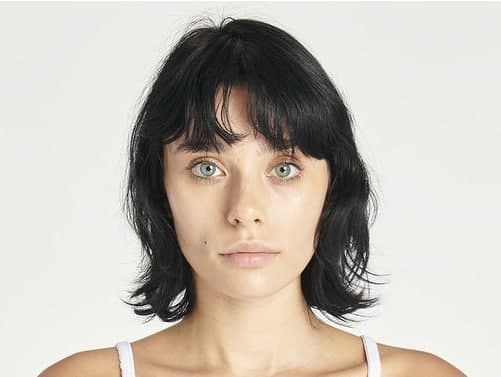
#> input picture images/girl.jpg, 501 x 377 px
$ python Face_Detector.py
#> lines starting #> are read from the running program, lines starting #| are printed output that depends on the picture; after the words box and inside, x2 and y2 are one past the last pixel; in counts of white or black regions, pixels touching at a corner belong together
import cv2
import numpy as np

# load some pre-trained data on face frontals from opencv (haar cascade algorithm)
trained_face_data = cv2.CascadeClassifier("cascade/cascade.xml")


# choose an img to detect faces in
img = cv2.imread("images/girl.jpg")
#> img is the input picture: shape (377, 501, 3); mean B, G, R 179.2, 188.6, 195.4
# [7 lines of commented-out code are left out]
grayscaled_img = cv2.cvtColor(img, cv2.COLOR_BGR2GRAY)
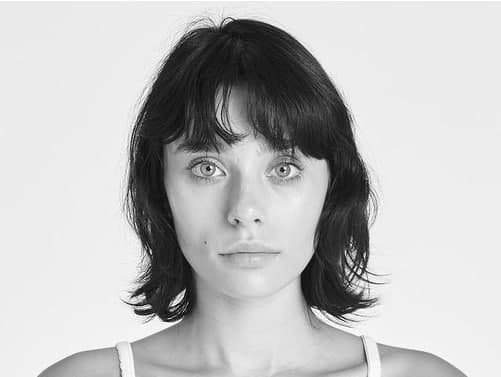
#> grayscaled_img: shape (377, 501); min 0, max 255, mean 189.5

# detect faces
face_coordinates = trained_face_data.detectMultiScale(grayscaled_img)
#> face_coordinates = [[110, 43, 261, 261]]

# draw rectangles
for (x, y, w, h) in face_coordinates:
    cv2.rectangle(img, (x, y), (x+w, y+h), (0, 250, 0), 2)
#> this loop made 1 pass
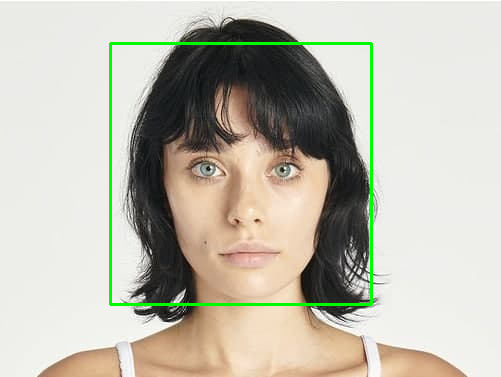
#> img: shape (377, 501, 3); 1.66% of pixels changed, all inside (x1, y1, x2, y2) = (109, 42, 373, 306)

print(face_coordinates)
#| [[110  43 261 261]]

cv2.imshow("Face Detector", img)

cv2.waitKey()

print("Completed")

$ run again, with images/girl-mask.jpg copied over images/girl.jpg
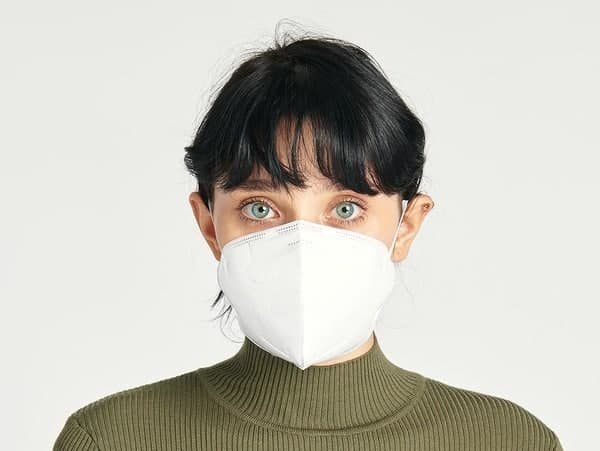
#> input picture images/girl-mask.jpg, 600 x 451 px
#> img is the input picture: shape (451, 600, 3); mean B, G, R 187.5, 196.6, 198.7
#> `grayscaled_img = cv2.cvtColor(img, cv2.COLOR_BGR2GRAY)`:
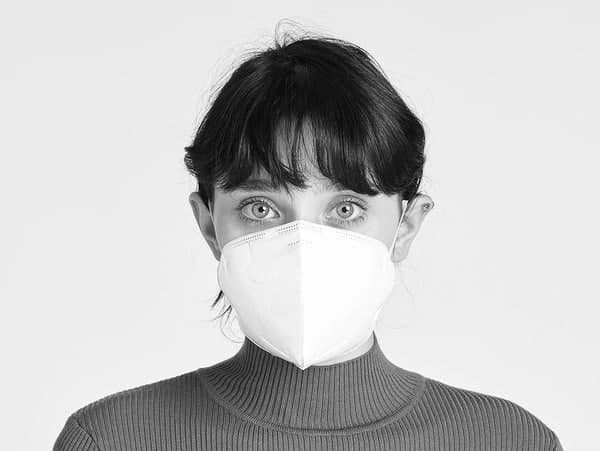
#> grayscaled_img: shape (451, 600); min 1, max 255, mean 196.1
#> face_coordinates = [[153, 61, 334, 334]]
#> the loop `for (x, y, w, h) in face_coordinates:` made 1 pass
#> after the loop `for (x, y, w, h) in face_coordinates:`:
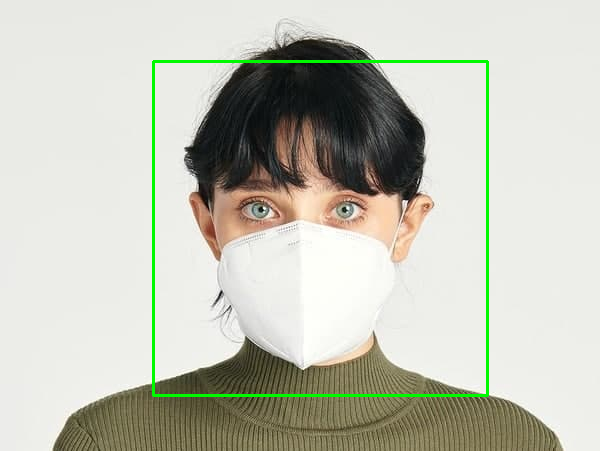
#> img: shape (451, 600, 3); 1.48% of pixels changed, all inside (x1, y1, x2, y2) = (152, 60, 489, 397)
#| [[153  61 334 334]]

$ run again, with images/girl-mask-gray.jpg copied over images/girl.jpg
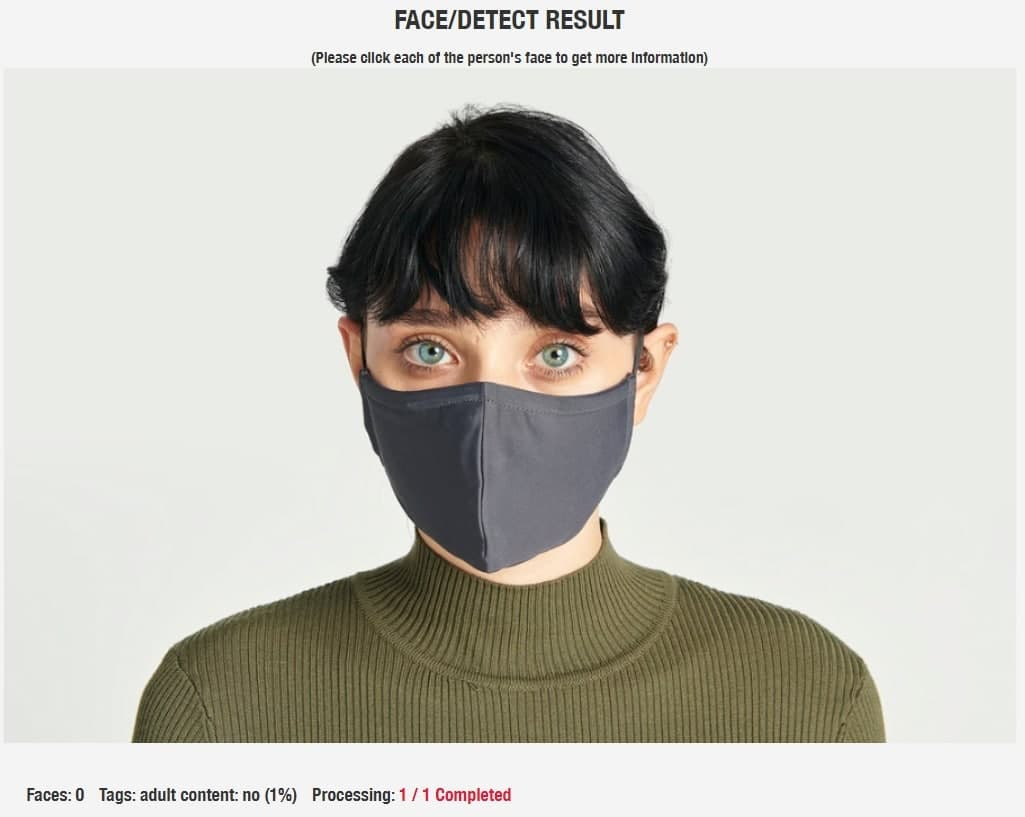
#> input picture images/girl-mask-gray.jpg, 1025 x 817 px
#> img is the input picture: shape (817, 1025, 3); mean B, G, R 188.6, 196.1, 197.5
#> `grayscaled_img = cv2.cvtColor(img, cv2.COLOR_BGR2GRAY)`:
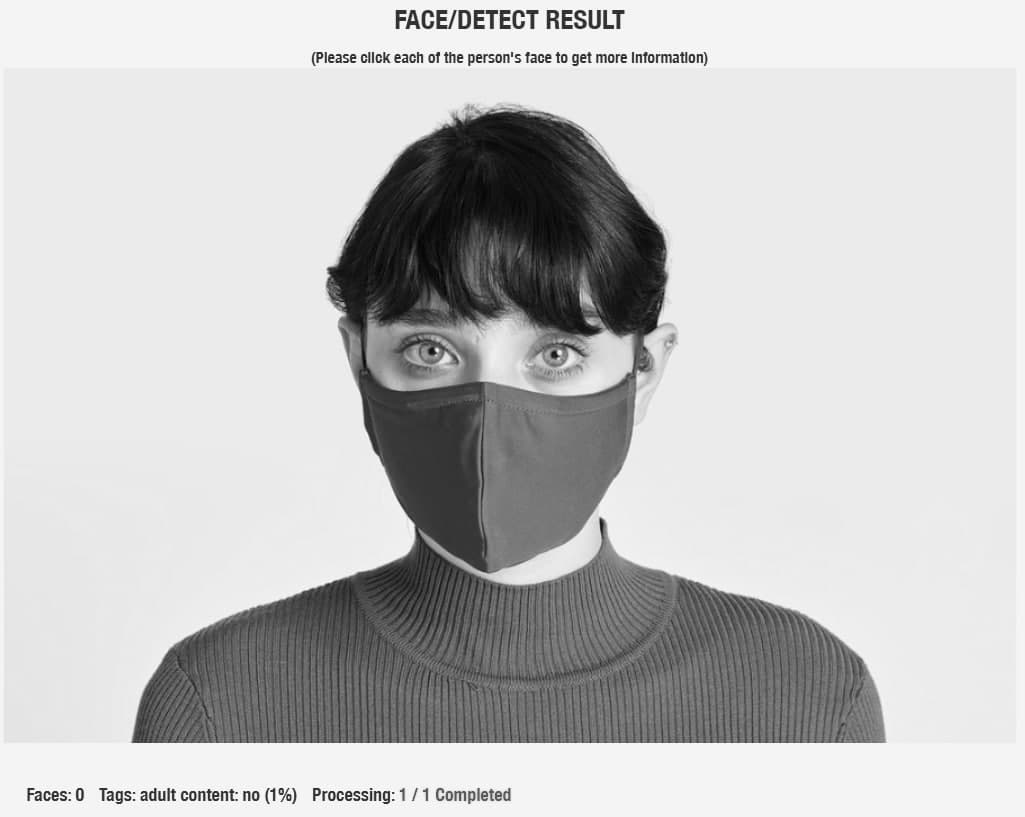
#> grayscaled_img: shape (817, 1025); min 2, max 255, mean 195.7
#> face_coordinates = [[324, 148, 357, 357]]
#> the loop `for (x, y, w, h) in face_coordinates:` made 1 pass
#> after the loop `for (x, y, w, h) in face_coordinates:`:
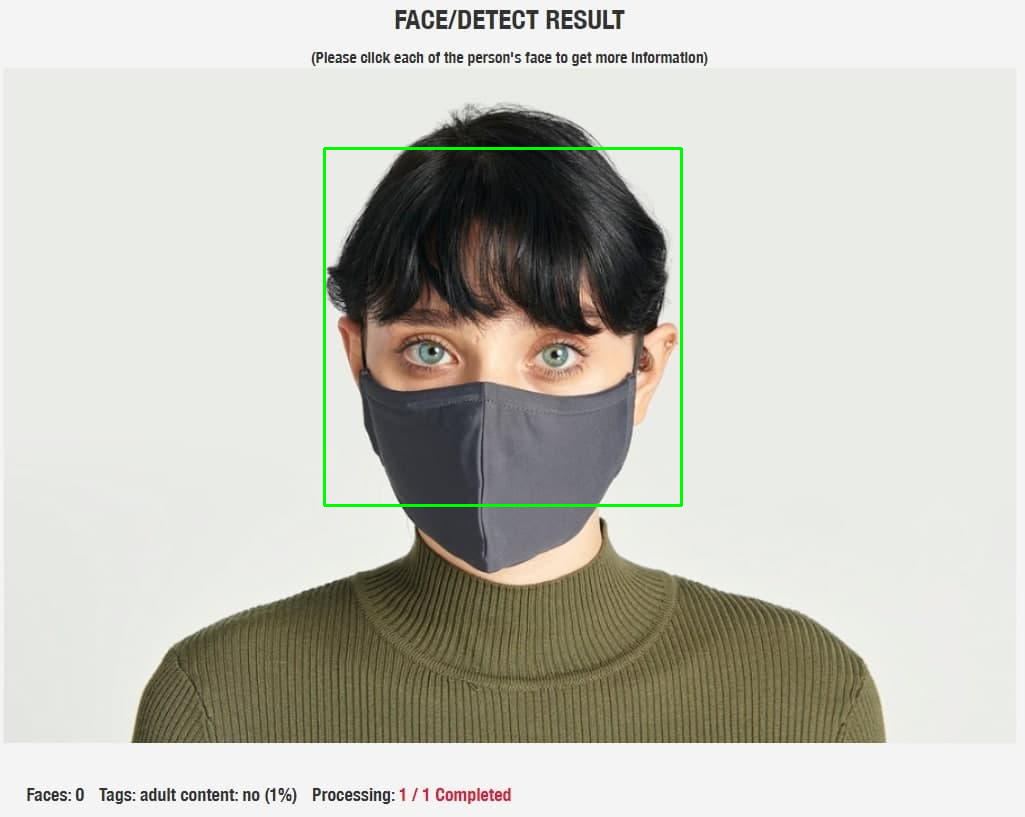
#> img: shape (817, 1025, 3); 0.51% of pixels changed, all inside (x1, y1, x2, y2) = (323, 147, 683, 507)
#| [[324 148 357 357]]

$ run again, with images/girl-mask-gray-sideways.jpg copied over images/girl.jpg
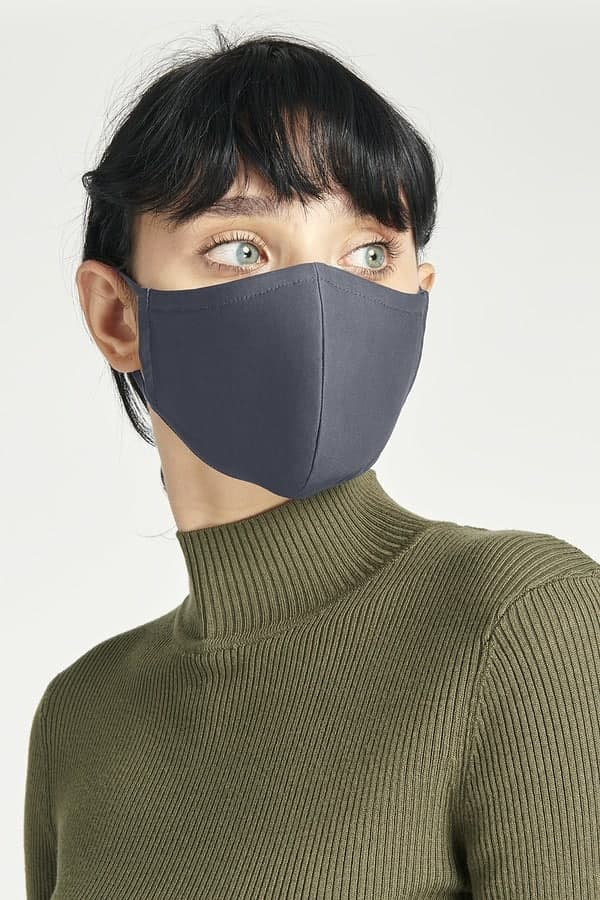
#> input picture images/girl-mask-gray-sideways.jpg, 600 x 900 px
#> img is the input picture: shape (900, 600, 3); mean B, G, R 137.3, 149.4, 152.6
#> `grayscaled_img = cv2.cvtColor(img, cv2.COLOR_BGR2GRAY)`:
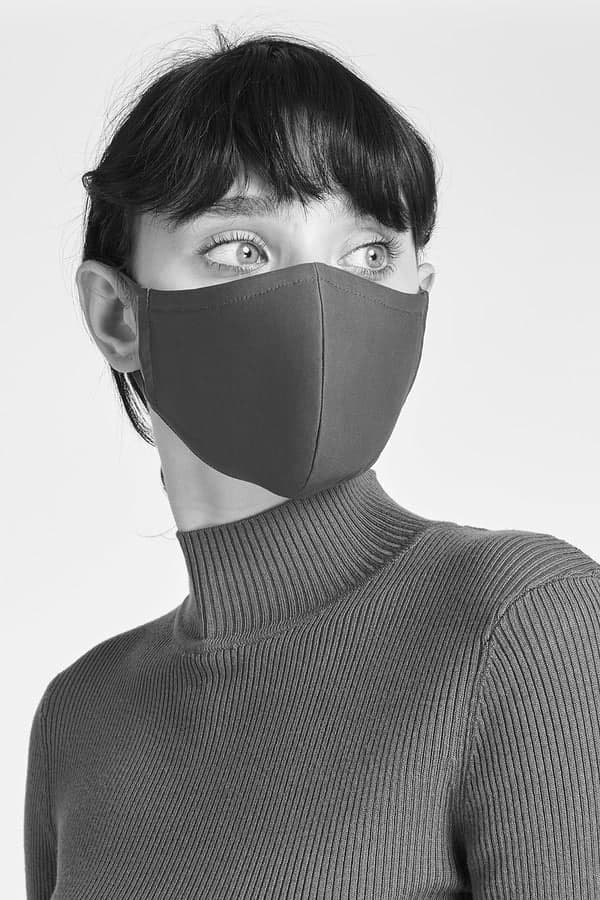
#> grayscaled_img: shape (900, 600); min 0, max 255, mean 149
#> face_coordinates = [[72, 54, 394, 394]]
#> the loop `for (x, y, w, h) in face_coordinates:` made 1 pass
#> after the loop `for (x, y, w, h) in face_coordinates:`:
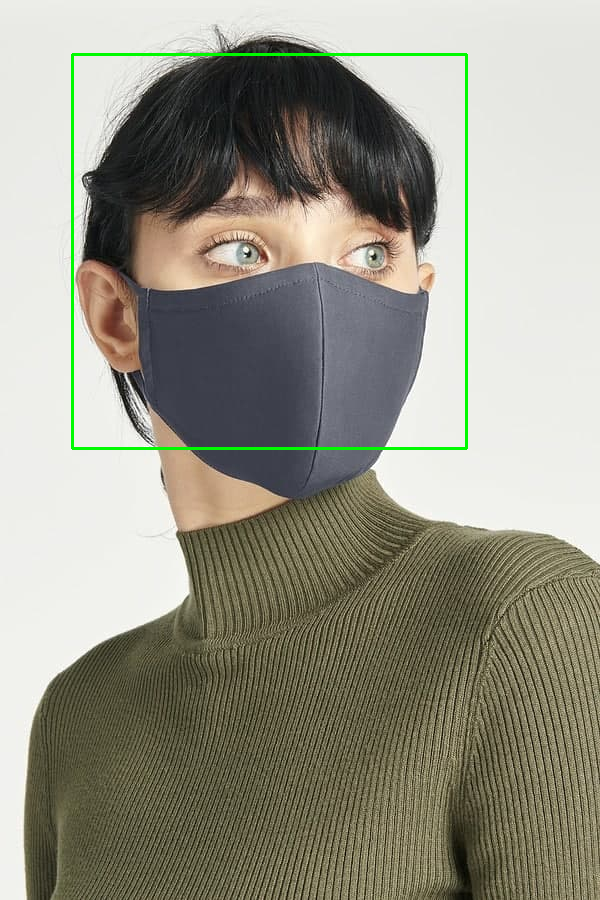
#> img: shape (900, 600, 3); 0.87% of pixels changed, all inside (x1, y1, x2, y2) = (71, 53, 468, 450)
#| [[ 72  54 394 394]]
